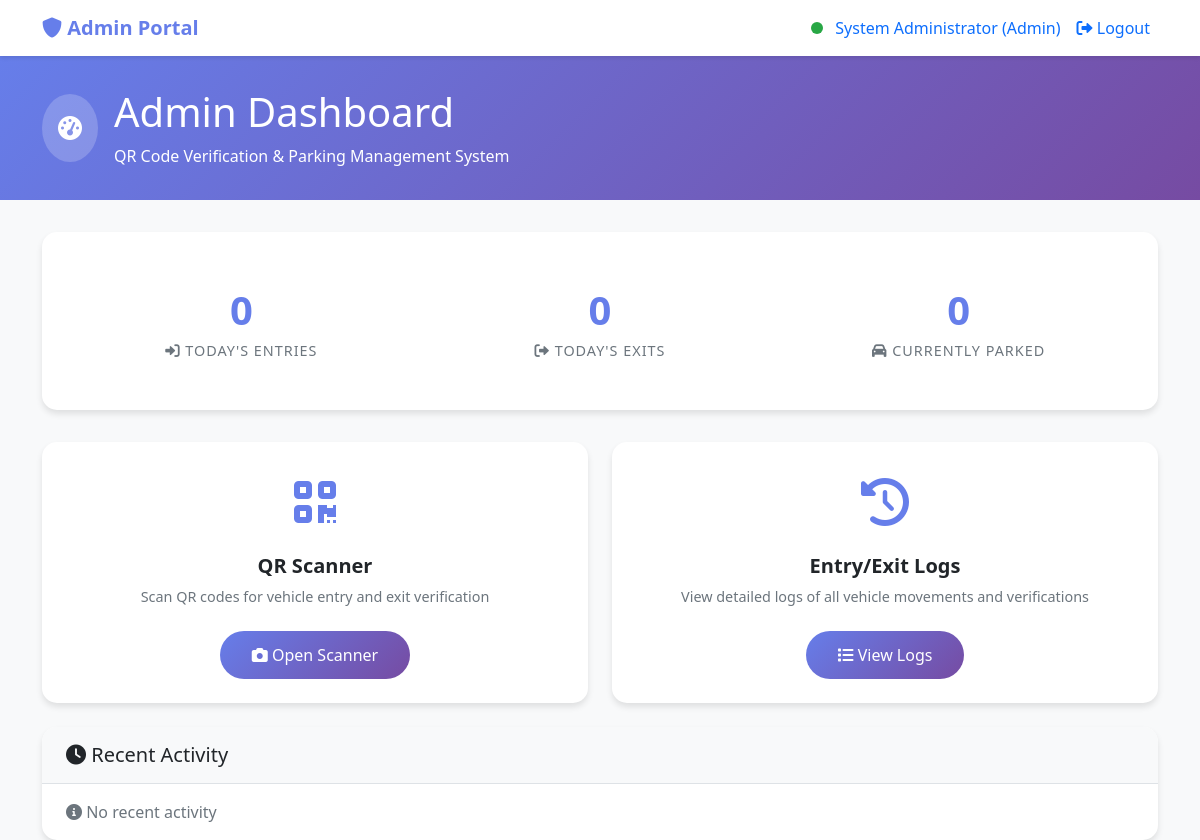
The app's page /admin/dashboard (signed in), older data.
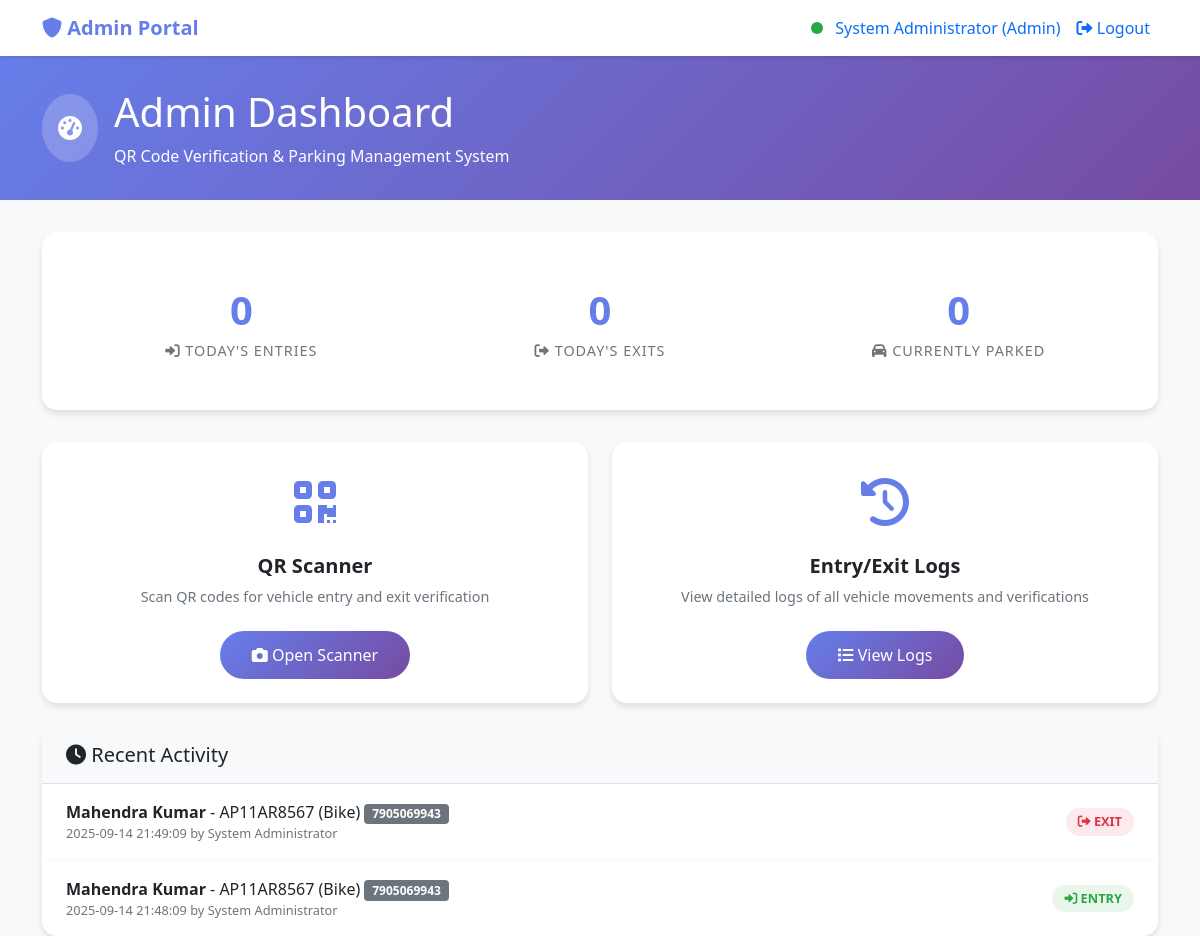
The same page, newer data.
### tables this page shows
CREATE TABLE admins (
                id INTEGER PRIMARY KEY AUTOINCREMENT,
                admin_id TEXT UNIQUE NOT NULL,
                username TEXT UNIQUE NOT NULL,
                password TEXT NOT NULL,
                name TEXT NOT NULL,
                role TEXT DEFAULT 'security',
                created_at TIMESTAMP DEFAULT CURRENT_TIMESTAMP
            );

CREATE TABLE entry_exit_logs (
                id INTEGER PRIMARY KEY AUTOINCREMENT,
                booking_id TEXT NOT NULL,
                action_type TEXT NOT NULL,  -- 'entry' or 'exit'
                timestamp TIMESTAMP DEFAULT CURRENT_TIMESTAMP,
                verified_by TEXT,  -- admin who verified
                spot_number TEXT,
                status TEXT DEFAULT 'verified',
                FOREIGN KEY (booking_id) REFERENCES bookings (booking_id),
                FOREIGN KEY (verified_by) REFERENCES admins (admin_id)
            );

CREATE TABLE users (
                id INTEGER PRIMARY KEY AUTOINCREMENT,
                user_id TEXT UNIQUE NOT NULL,
                name TEXT NOT NULL,
                mobile TEXT NOT NULL,
                address TEXT NOT NULL,
                department TEXT NOT NULL,
                university_id TEXT NOT NULL,
                email TEXT NOT NULL,
                created_at TIMESTAMP DEFAULT CURRENT_TIMESTAMP
            );

CREATE TABLE bookings (
                id INTEGER PRIMARY KEY AUTOINCREMENT,
                booking_id TEXT UNIQUE NOT NULL,
                user_id TEXT NOT NULL,
                vehicle_number TEXT NOT NULL,
                vehicle_type TEXT NOT NULL,
                entry_time TIMESTAMP NOT NULL,
                exit_time TIMESTAMP NOT NULL,
                actual_entry_time TIMESTAMP,
                actual_exit_time TIMESTAMP,
                amount DECIMAL(10,2) NOT NULL,
                status TEXT DEFAULT 'booked',
                qr_code TEXT,
                created_at TIMESTAMP DEFAULT CURRENT_TIMESTAMP,
                FOREIGN KEY (user_id) REFERENCES users (user_id)
            );

### app/app.py (the view)
@app.route('/admin/dashboard')
def admin_dashboard():
    if not session.get('is_admin'):
        return redirect(url_for('admin_login'))
    recent_logs = db.get_entry_exit_logs(limit=50)
    from datetime import datetime, timedelta
    today = datetime.now().date()
    entry_count = sum(1 for log in recent_logs if log['action_type'] == 'entry' and
                     datetime.fromisoformat(log['timestamp']).date() == today)
    exit_count = sum(1 for log in recent_logs if log['action_type'] == 'exit' and
                    datetime.fromisoformat(log['timestamp']).date() == today)
    return render_template('admin_dashboard.html',
                         admin_name=session['admin_name'],
                         admin_role=session['admin_role'],
                         recent_logs=recent_logs,
                         entry_count=entry_count,
                         exit_count=exit_count)

### app/database.py (called while the page is built)
    def get_connection(self):
        return sqlite3.connect(self.db_path)

### app/templates/admin_dashboard.html (shortened to what the changed rows need)
<!DOCTYPE html>
<html lang="en">
<head>
    <link href="https://cdn.jsdelivr.net/npm/bootstrap@5.1.3/dist/css/bootstrap.min.css" rel="stylesheet">
    <link href="https://cdnjs.cloudflare.com/ajax/libs/font-awesome/6.0.0/css/all.min.css" rel="stylesheet">
</head>
<body>
    <nav class="navbar navbar-expand-lg navbar-custom">
        <div class="container">
            <div class="navbar-nav ms-auto">
                <span class="nav-item nav-link">
                    <span class="status-indicator status-online"></span>
                    {{ admin_name }} ({{ admin_role|title }})
                </span>
                <a class="nav-link" href="{{ url_for('admin_logout') }}">
                    <i class="fas fa-sign-out-alt"></i> Logout
                </a>
            </div>
        </div>
    </nav>
    <div class="admin-header">
        <div class="container">
            <div class="admin-title">
                <div>
                    <h1>Admin Dashboard</h1>
                </div>
            </div>
        </div>
    </div>
    <div class="container">
        <div class="recent-logs">
            <div id="recentLogs">
                {% if recent_logs %}
                    {% for log in recent_logs[:10] %}
                    <div class="log-item">
                        <div class="log-info">
                            <div>
                                <strong>{{ log.user_name }}</strong> - {{ log.vehicle_number }} ({{ log.vehicle_type|title }})
                                {% if log.spot_number %}
                                <span class="badge bg-secondary">{{ log.spot_number }}</span>
                                {% endif %}
                            </div>
                            <div class="log-time">
                                {{ log.timestamp }} by {{ log.admin_name }}
                            </div>
                        </div>
                        <div>
                            <span class="log-action {{ log.action_type }}">
                                {% if log.action_type == 'entry' %}
                                <i class="fas fa-sign-in-alt"></i> Entry
                                {% else %}
                                <i class="fas fa-sign-out-alt"></i> Exit
                                {% endif %}
                            </span>
                        </div>
                    </div>
                    {% endfor %}
                {% else %}
                <div class="log-item">
                    <div class="text-muted text-center">
                        <i class="fas fa-info-circle"></i> No recent activity
                    </div>
                </div>
                {% endif %}
            </div>
        </div>
    </div>
</body>
</html>

Row changes from the older to the newer data that the page shows:
now on this page (row unchanged): admins: name "System Administrator"
added entry_exit_logs: user_name "Mahendra Kumar", vehicle_number "AP11AR8567", vehicle_type "Bike", spot_number "7905069943", timestamp "2025-09-14 21:49:09", admin_name "System Administrator", action_type "exit" (drawn)
added entry_exit_logs: user_name "Mahendra Kumar", vehicle_number "AP11AR8567", vehicle_type "Bike", spot_number "7905069943", timestamp "2025-09-14 21:48:09", admin_name "System Administrator", action_type "entry" (drawn)
Text that changed along with them:
{{ admin_name }}: "System Administrator" → (not shown)
text no longer shown: "No recent activity"
